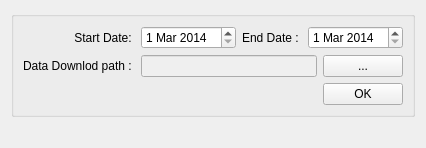
                    <widget class="QWidget" name="tab_14">
                      <attribute name="title">
                        <string>CMORPH</string>
                      </attribute>
                      <layout class="QGridLayout" name="gridLayout_6">
                        <item row="0" column="0" colspan="2">
                          <widget class="QGroupBox" name="groupBox_26">
                            <property name="title">
                              <string/>
                            </property>
                            <layout class="QGridLayout" name="gridLayout_16">
                              <item row="0" column="0">
                                <widget class="QLabel" name="label_50">
                                  <property name="text">
                                    <string>Start Date: </string>
                                  </property>
                                  <property name="alignment">
                                    <set>Qt::AlignRight|Qt::AlignTrailing|Qt::AlignVCenter</set>
                                  </property>
                                </widget>
                              </item>
                              <item row="2" column="0">
                                <widget class="QLabel" name="label_55">
                                  <property name="text">
                                    <string>Data Downlod path : </string>
                                  </property>
                                  <property name="alignment">
                                    <set>Qt::AlignRight|Qt::AlignTrailing|Qt::AlignVCenter</set>
                                  </property>
                                </widget>
                              </item>
                              <item row="0" column="3">
                                <widget class="QLabel" name="label_49">
                                  <property name="text">
                                    <string>End Date : </string>
                                  </property>
                                  <property name="alignment">
                                    <set>Qt::AlignRight|Qt::AlignTrailing|Qt::AlignVCenter</set>
                                  </property>
                                </widget>
                              </item>
                              <item row="0" column="1" colspan="2">
                                <widget class="QDateEdit" name="start_date_2">
                                  <property name="sizePolicy">
                                    <sizepolicy hsizetype="Preferred" vsizetype="Fixed">
                                      <horstretch>0</horstretch>
                                      <verstretch>0</verstretch>
                                    </sizepolicy>
                                  </property>
                                  <property name="dateTime">
                                    <datetime>
                                      <hour>0</hour>
                                      <minute>0</minute>
                                      <second>0</second>
                                      <year>2014</year>
                                      <month>3</month>
                                      <day>1</day>
                                    </datetime>
                                  </property>
                                </widget>
                              </item>
                              <item row="0" column="4" colspan="2">
                                <widget class="QDateEdit" name="end_date_2">
                                  <property name="sizePolicy">
                                    <sizepolicy hsizetype="Preferred" vsizetype="Fixed">
                                      <horstretch>0</horstretch>
                                      <verstretch>0</verstretch>
                                    </sizepolicy>
                                  </property>
                                  <property name="dateTime">
                                    <datetime>
                                      <hour>0</hour>
                                      <minute>0</minute>
                                      <second>0</second>
                                      <year>2014</year>
                                      <month>3</month>
                                      <day>1</day>
                                    </datetime>
                                  </property>
                                </widget>
                              </item>
                              <item row="2" column="1" colspan="4">
                                <widget class="QLineEdit" name="txt_bat_path_2">
                                  <property name="enabled">
                                    <bool>false</bool>
                                  </property>
                                </widget>
                              </item>
                              <item row="2" column="5">
                                <widget class="QPushButton" name="btn_bat_path_2">
                                  <property name="text">
                                    <string>...</string>
                                  </property>
                                </widget>
                              </item>
                              <item row="3" column="5">
                                <widget class="QPushButton" name="btn_download_CMORPH">
                                  <property name="text">
                                    <string>OK</string>
                                  </property>
                                </widget>
                              </item>
                            </layout>
                          </widget>
                        </item>
                        <item row="1" column="0">
                          <widget class="QLabel" name="label_27">
                            <property name="text">
                              <string/>
                            </property>
                          </widget>
                        </item>
                      </layout>
                    </widget>
